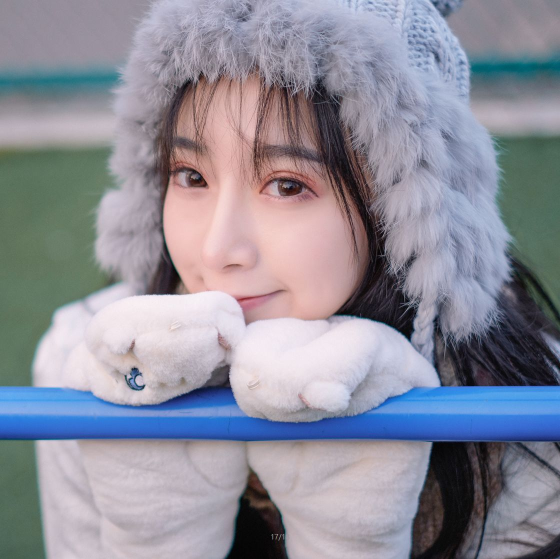
//> input picture opencvtest/girl.jpg, 1120 x 1118 px (shown at 1/2 size)
$ ./match   (built with g++ and OpenCV 4)
//> lines starting //> are read from the running program, lines starting //| are printed output that depends on the picture; after the words box and inside, x2 and y2 are one past the last pixel; in counts of white or black regions, pixels touching at a corner belong together
#include<iostream>
#include<opencv2/opencv.hpp>
using namespace std;
using namespace cv;
Mat src, temp;
const char input[] = "Input image";
const char output[] = "Output image";
void matchDemo(int, void*);
int method = 1;
const int method_max = 5;
int main(void) {
	src = imread("..\\girl.jpg");
//> src is the input picture: 1118 rows x 1120 cols, CV_8UC3; mean B, G, R 154.1, 141.6, 141.7
	temp = imread("..\\girl_template.jpg");
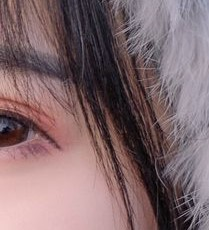
//> input picture opencvtest/girl_template.jpg, 209 x 230 px
//> temp is the input picture: 230 rows x 209 cols, CV_8UC3; mean B, G, R 108.6, 104.9, 128.5
	if (temp.empty() || src.empty()) {
		cout << "Loading image failed!" << endl;
		return - 1;
	}
	pyrDown(src, src, Size(src.cols / 2, src.rows / 2));
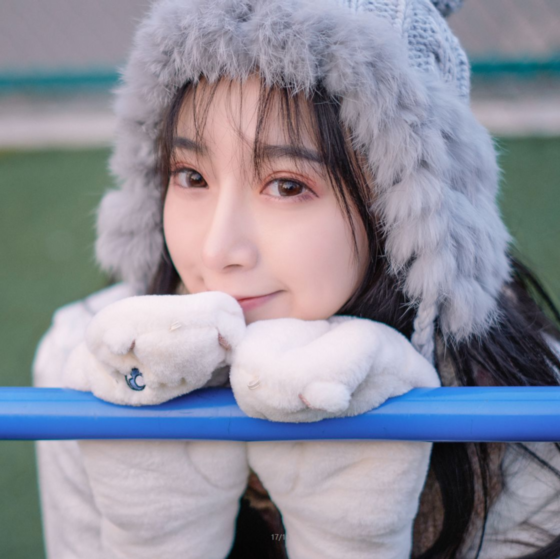
//> src: 559 rows x 560 cols, CV_8UC3; mean B, G, R 154.1, 141.7, 141.7
	pyrDown(temp, temp, Size(temp.cols / 2, temp.rows / 2));
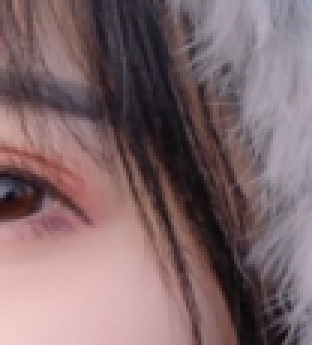
//> temp: 115 rows x 104 cols, CV_8UC3 (shown 3 times larger); mean B, G, R 108.2, 104.5, 128.2
	namedWindow(input, WINDOW_AUTOSIZE);
	//namedWindow(output, WINDOW_AUTOSIZE);
	createTrackbar("method", input, &method, method_max, matchDemo);
	matchDemo(0, 0);
	//imshow(input, src);
	//imshow(output, temp);
	waitKey(0);
	return 0;
}
void matchDemo(int, void*) {
	Mat result, dst;
	src.copyTo(dst);
	//result初始化很重要,长宽必须符合标准
	result.create(Size(src.cols - temp.cols + 1, src.rows - temp.rows + 1), CV_32FC1);
	matchTemplate(src, temp, result, method, Mat());
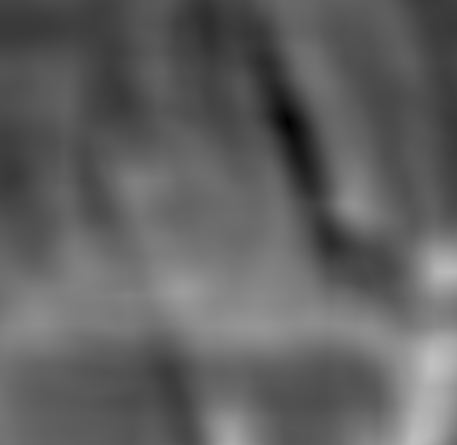
//> result: 445 rows x 457 cols, CV_32FC1; min 0.00106, max 0.757, mean 0.382
	double min, max;//纪录匹配结果，即记录在result中的结果
	Point pointMax, pointMin, pointLast;
	minMaxLoc(result, &min, &max, &pointMin, &pointMax, Mat());
//> min = 0.00106; max = 0.757; pointMin = Point(288, 123); pointMax = Point(432, 365)
	normalize(result, result, 0, 1, NORM_MINMAX);
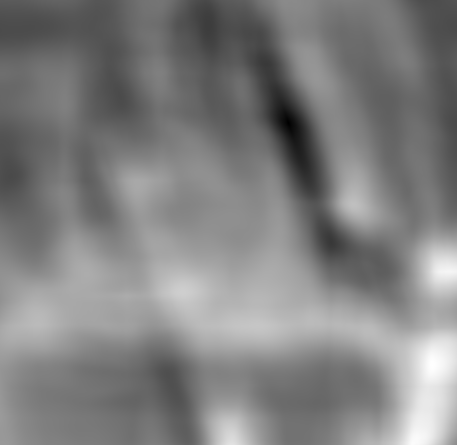
//> result: 445 rows x 457 cols, CV_32FC1; min 0, max 1, mean 0.504
	cout << "Min:" << min << endl;
//| Min:0.00105916
	cout << "Max:" << max << endl;
//| Max:0.757227
	if (method == TM_SQDIFF && method == TM_SQDIFF_NORMED){
		pointLast = pointMax;
	}
	else {
		pointLast = pointMin;
//> pointLast = Point(288, 123)
	}
	rectangle(dst, Rect(pointLast.x, pointLast.y, temp.cols, temp.rows), Scalar(0, 255, 0), 2);
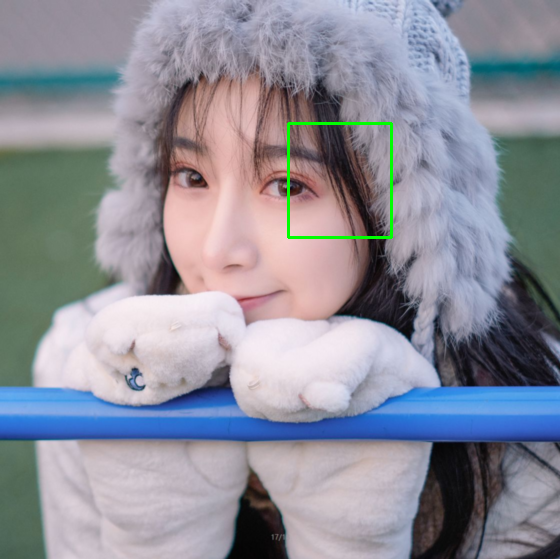
//> dst: 559 rows x 560 cols, CV_8UC3; 0.41% of pixels changed, all inside (x1, y1, x2, y2) = (287, 122, 393, 239)
	rectangle(result, Rect(pointLast.x, pointLast.y, temp.cols, temp.rows), Scalar(0, 255, 0), 2);
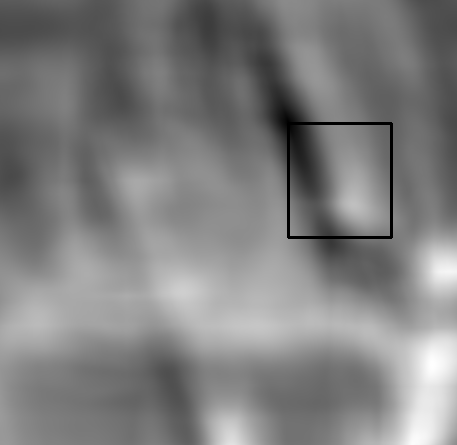
//> result: 445 rows x 457 cols, CV_32FC1; 0.64% of pixels changed, all inside (x1, y1, x2, y2) = (287, 122, 393, 239)
	//imshow(output, result);
	imshow(input, dst);
}
